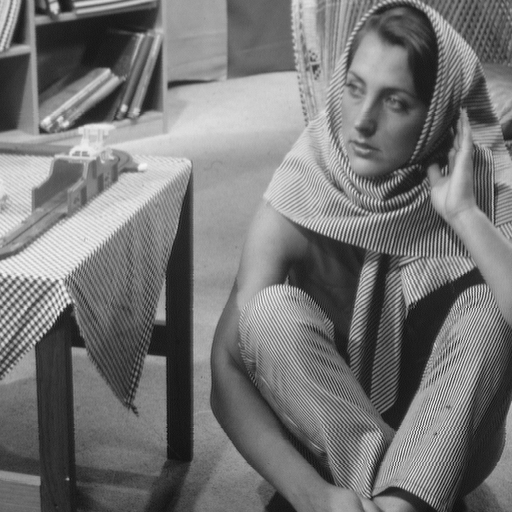
#> input picture imagenes/barbara.png, 512 x 512 px; the run also reads 1 picture not shown here
$ jupyter execute --allow-errors '01_Imagenes_Plantilla copy.ipynb'   (shell and % lines are left out)   (older library calls are emulated)
#> lines starting #> are read from the running program, lines starting #| are printed output that depends on the picture; pictures that were not available may be replaced by others from this repository, and a replacement may not be noted
# Manipulación de Imagenes

## 1. Librerias

[cell 1]
import numpy as np
import cv2 as cv2
import io as io
import matplotlib.pyplot as plt
import matplotlib.image as mpi
from PIL import Image
import mahotas
import mahotas.demos

## 2. Lectura

### 2.1. Lectura de imagen en escala de grises con opencv

[cell 2]
location="./imagenes/barbara.png"
imagen= cv2.imread(location)
#> imagen is the input picture: shape (512, 512, 3); min 12, max 246, mean 117.4

plt.figure(figsize=(3,3))
plt.imshow(imagen)
plt.title("Mostrar con matplotlib")
plt.axis("off")

[cell 3]
location="./imagenes/barbara.png"
imagen= cv2.imread(location)

cv2.imshow('Mostrar con opencv',imagen)
cv2.waitKey(0) # This show a windows
cv2.destroyAllWindows() # Para cerrar ventana

### 2.2. Lectura de imagen a color con opencv

[cell 4]
x="./imagenes/_lena.png"
imagen = cv2.imread(x)
imagen2 = cv2.imread(x,0)

plt.figure(figsize=(9,3))
plt.subplot(1,3,1)
#> (the rest of this cell did not finish here and is left out)

[cell 5]
x="./imagenes/_lena.png"
imagen = cv2.imread(x)
imagen2 = cv2.imread(x,0)

cv2.imshow('Mostrar con opencv',imagen)
cv2.waitKey(0) # This show a windows
cv2.destroyAllWindows() # Para cerrar ventana

[cell 6]
# Mostrar la imagen usando opencv. Además puede usar hconcat([,,]), resize y putText
x="./imagenes/_lena.png"
imagen = cv2.imread(x)
imagen2 = cv2.imread(x,0) # Escala de grises

# Agregar codigo para obtener el resultado esperado

### 2.3. Lectura de imagenes con matplotlib

#> (a cell that did not finish here is left out)

[cell 8]
# Imagen en escala de grises , mostrar correctamente usando pyplot subplot
imagen=mpi.imread('./imagenes/barbara.png') # Lee RGB
#> imagen: shape (512, 512) float32; min 0.0471, max 0.965, mean 0.46

#> (a cell that did not finish here is left out)

### 2.4. Lectura de imagenes con PIL

#> (a cell that did not finish here is left out)

### 2.5. Lectura de archivo de video

[cell 11]
def rescale_frame(frame, op=0, ratio=0.75,W=200,H=100):
#> called with op = 0, ratio = 0.75, W = 200, H = 100
    if op==0:
        width = int(frame.shape[1] * ratio)
#> width = 480
        height = int(frame.shape[0] * ratio)
#> height = 360
        resized_frame= cv2.resize(frame, (width, height), interpolation=cv2.INTER_AREA)
    else:
        resized_frame = cv2.resize(frame, (W, H), interpolation=cv2.INTER_LINEAR)
    return resized_frame

[cell 12]
# Inicializar lectura de archivo de video
vreader = cv2.VideoCapture('./imagenes/Isles of Glencoe.mp4')

#Mostrar el video frame by frame
while True:
    ret, frame = vreader.read()
    if not ret:
        break
    frame = rescale_frame(frame, ratio=0.75)
    cv2.imshow('Mi video', frame) # Mostrar el frame

    # Salimos presionando: x
    if cv2.waitKey(1) & 0xFF == ord('x'):
#> (key x is pressed here)
        break

# Liberar el lector de video
vreader.release()
cv2.destroyAllWindows()

### 2.6. Lectura de video en tiempo real

[cell 13]
# Inicializar captura de video en tiempo real solo si tienes una camara instalada
vreader = cv2.VideoCapture(0)

#Mostrar el video frame by frame
while True:
    ret, frame = vreader.read()
    if not ret:
        break
    #frame = rescale_frame(frame, ratio=0.75)
    cv2.imshow('Mi video', frame) # Mostrar el frame

    # Salimos presionando: x
    if cv2.waitKey(1) & 0xFF == ord('x'):
#> (key x is pressed here)
        break

# Liberar el lector de video
vreader.release()
cv2.destroyAllWindows()

## 3. Crear y grabar

### 3.1. Imagen en escala de grises

[cell 14]
d=(80,80)
img=np.zeros(d)
for i in range(20,61):
    for j in range(20,61):
        img[i,j]=255-i-j
img[30:51,30:51]=0;
img=np.uint8(img)
plt.figure(figsize=(3,3))
plt.imshow(img,cmap=plt.cm.gray)
plt.axis("off")
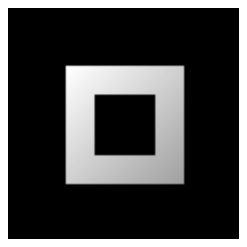
#> figure drawn by matplotlib, 1 panel

### 3.2. Imagen a color

[cell 15]
f=c=80
d=(f,c,3)
img=np.zeros(d,dtype=np.uint8)
for i in range(20,61):
    for j in range(20,61):
        img[i,j,0]=img[i,j,1]=0
        img[i,j,2]=255
img[30:51,30:51,0:3]=[255,0,0];
plt.figure(figsize=(3,3))
plt.imshow(img)
plt.axis("off")
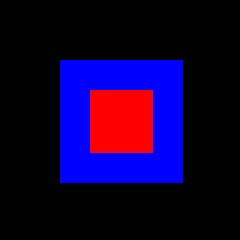
#> shown: shape (80, 80, 3) (shown 3 times larger); mean R, G, B 17.6, 0, 49.4

### 3.3. Grabar imagen

[cell 16]
f=c=80
d=(f,c,3)
img=np.zeros(d,dtype=np.uint8)
img[20:61,20:61,0:3]=[0,0,255]
img[30:51,30:51,0:3]=[255,0,0]
cv2.imwrite('MiImagen.png',img) # Grabar imagen directamente

[cell 17]
#Leer la imagen guardada
imagen=cv2.imread('MiImagen.png')
plt.figure(figsize=(3,3))
plt.imshow(imagen)
plt.title("Imagen RGB")
plt.axis("off")

[cell 18]
# Ahora lea la imagen usando opencv y muestrela usando opencv correctamente, utilice resize de  (400,400)
imagen=cv2.imread('MiImagen.png')

[cell 19]
# Poder mostrar desde Fotos imagen generada usando PIL
im=Image.open('MiImagen.png')  # observese que se ha guardado como BGR
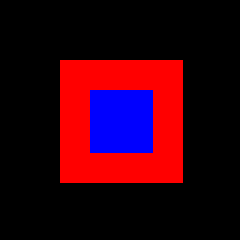
#> im: PIL image 80x80 RGB (shown 3 times larger); mean R, G, B 49.4, 0, 17.6

### 3.4. Grabar video

[cell 20]
# Inicializar captura de video en tiempo real solo si tienes una camara instalada
camara = 0   # La camara por defecto es cero
vreader = cv2.VideoCapture(camara)

# Crear VideoWriter:
output = 'captura02.mp4'
fps = 30  # Frames x segundo
size = (640, 480)  # Frame size
fourcc = cv2.VideoWriter_fourcc(*'mp4v')  # Codec para formato MP4
vwriter = cv2.VideoWriter(output, fourcc, fps, size)

while True:
    ret, frame = vreader.read()
    if not ret:
        break
    cv2.imshow('Captura en tiempo real', frame) # Mostrar el frame
    vwriter.write(frame) # Grabamos el frame
    # Salimos presionando: x
    if cv2.waitKey(1) & 0xFF == ord('x'):
#> (key x is pressed here)
        break
# Liberar el lector de video
vreader.release()
vwriter.release()
cv2.destroyAllWindows()

## 4.Estructura de una imagen

### 4.1. Tamaño de la imagen.

El número de pixeles de la imagen: filas(alto) x columnas (ancho).

[cell 21]
location="./imagenes/_lena.png"
imagen= cv2.imread(location)

plt.figure(figsize=(3,3))
#> (the rest of this cell did not finish here and is left out)

## 5. Procesamiento de Imágenes

[cell 22]
# Convertir imagen en arreglo numpy
ruta="./imagenes/_lena.png"
im = cv2.imread(ruta)

#> (the rest of this cell did not finish here and is left out)

### 5.1. Negativo

#> (a cell that did not finish here is left out)

### 5.2. Composición alfa

[cell 24]
import numpy as np
import cv2 as cv2
import io as io
import matplotlib.pyplot as plt
import matplotlib.image as mpi
from PIL import Image
import mahotas
import mahotas.demos

import os

[cell 25]
rutaA="./imagenes/_lena.png"
rutaB="./imagenes/bear.png"
imA = cv2.imread(rutaA)
imB = cv2.imread(rutaB)
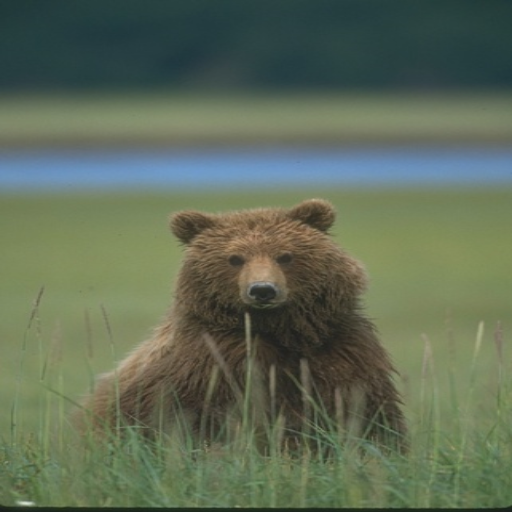
#> input picture imagenes/bear.png, 512 x 512 px
#> imB is the input picture: shape (512, 512, 3); mean B, G, R 87.4, 107.9, 95.7

print("Imagen A:", np.shape(imA))
#| Imagen A: ()
print("Imagen B",np.shape(imB))
#| Imagen B (512, 512, 3)

# Las imagenes deben tener el mismo tamaño
imB= cv2.resize(imB, (512, 512),interpolation = cv2.INTER_LINEAR) # INTER_AREA, INTER_CUBIC
print("Resize de Imagen B",np.shape(imB))
#| Resize de Imagen B (512, 512, 3)

#> (the rest of this cell did not finish here and is left out)
